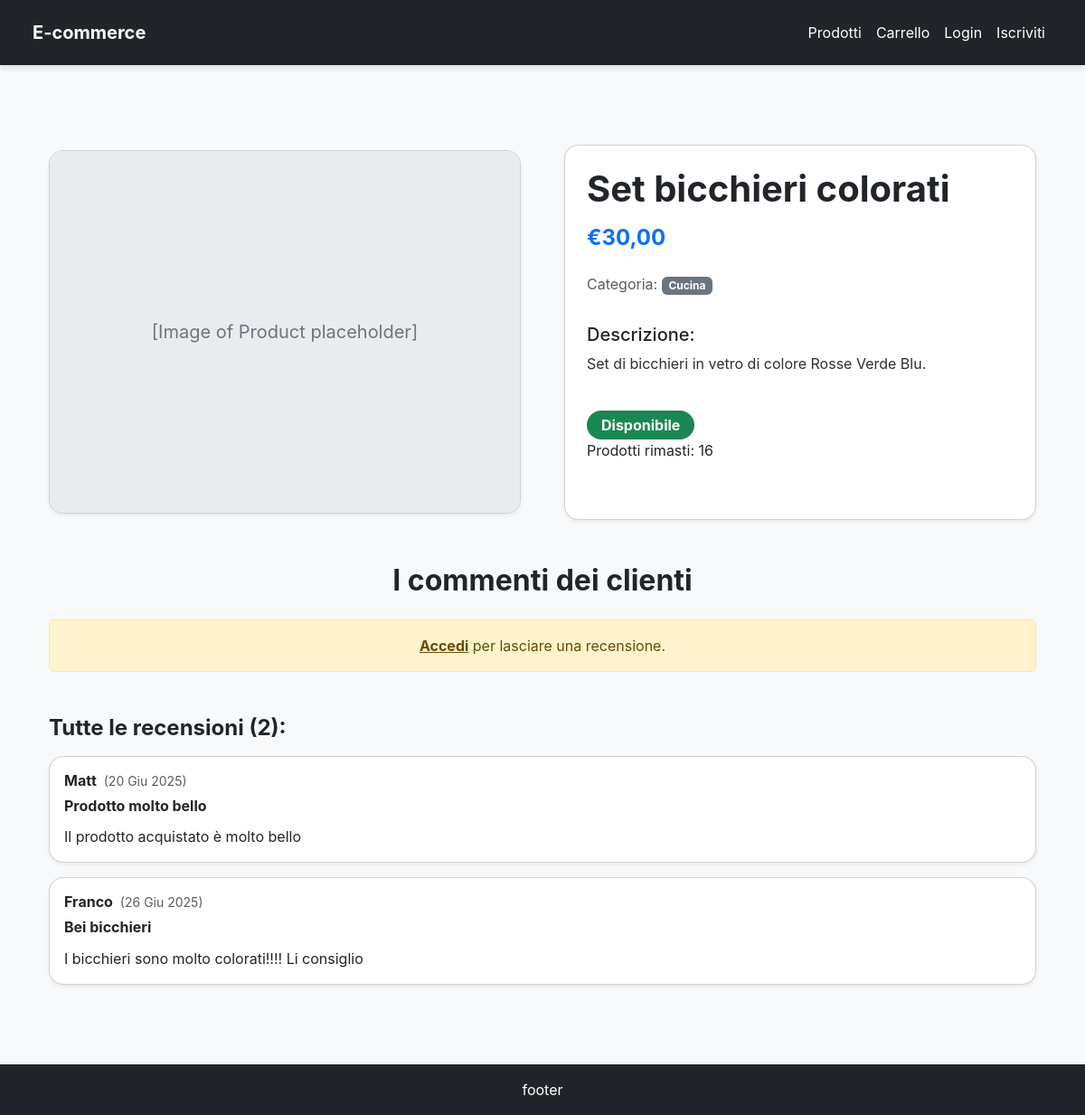
Page /products/set-bicchieri-colorati/ on the earlier database version.
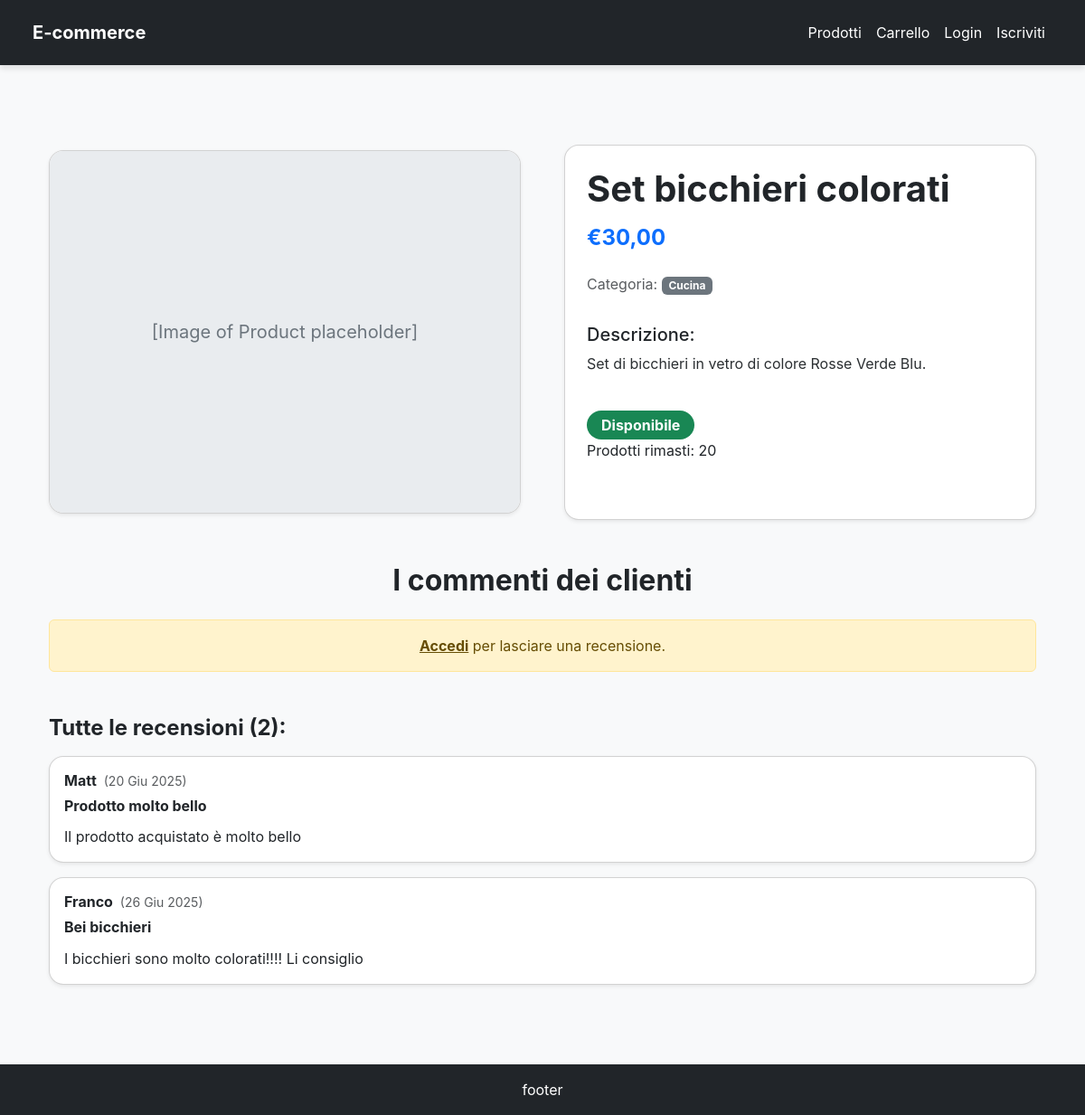
Same page on the later database version.
### products/models.py (models this page shows, shortened)
class Product(models.Model):
    name = models.CharField(max_length=200, verbose_name="Nome Prodotto")
    slug = AutoSlugField(populate_from='name', unique=True, always_update=True)
    category = models.ForeignKey(
        Category,
        on_delete=models.SET_NULL,
        null=True,
        blank=True,
        related_name='products',
        verbose_name="Categoria"
    )
    description = models.TextField(verbose_name="Descrizione prodotto")
    price = models.DecimalField(
        max_digits=10,
        decimal_places=2,
        verbose_name="Prezzo in €"
    )
    stock = models.IntegerField(
        default=0,
        verbose_name="Quantità Disponibile",
        help_text="Quantità di prodotti disponibili in magazzino."
    )
    created_at = models.DateTimeField(auto_now_add=True, verbose_name="Data Creazione")
    updated_at = models.DateTimeField(auto_now=True, verbose_name="Ultimo Aggiornamento")
    class Meta:
        ordering = ('name',)
        verbose_name = "Prodotto"
        verbose_name_plural = "Prodotti"

class Category(models.Model):
    name = models.CharField(max_length=100, unique=True, verbose_name="Nome Categoria")
    slug = AutoSlugField(populate_from='name', unique=True, always_update=True)
    class Meta:
        ordering = ('name',)
        verbose_name_plural = "Categorie"

### products/views.py (the view, shortened to what this page needs)
# urls.py: path("<slug:slug>/", ProductDetails.as_view(), name="product_details"),
class ProductDetails(DetailView):
    model = Product
    template_name = "product_details.html"
    context_object_name = 'product'
    slug_field = 'slug'
    slug_url_kwarg = 'slug'
    def get_context_data(self, **kwargs):
        context = super().get_context_data(**kwargs)
        product = self.get_object()
        context['reviews'] = Review.objects.filter(product=product)
        context['review_form'] = None
        context['has_purchased'] = False
        context['user_review'] = None
        return context

### templates/product_details.html (shortened to what the changed rows need)
{% extends 'base.html' %}
{% load crispy_forms_tags %}
{% block content %}
<div class="container my-5">
    <div class="row gx-5 align-items-center">
        <div class="col-md-6">
            <div class="card shadow-sm rounded-card p-4">
                <h1 class="fw-bold text-dark mb-3">{{ product.name }}</h1>
                <h4 class="text-primary fw-bold mb-4">€{{ product.price|floatformat:2 }}</h4>
                <p class="text-muted mb-2">Categoria: <span class="badge bg-secondary">{{ product.category.name }}</span></p>
                <h5 class="mt-4 mb-2 text-dark">Descrizione:</h5>
                <p class="text-secondary-emphasis">{{ product.description }}</p>
                <div class="mt-4 mb-4">
                    {% if product.stock > 0 %}
                        <span class="badge bg-success fs-6 py-2 px-3 rounded-pill">Disponibile</span>
                        <p>Prodotti rimasti: {{ product.stock }}</p>
                    {% else %}
                        <span class="badge bg-danger fs-6 py-2 px-3 rounded-pill">Non disponibile</span>
                    {% endif %}
                </div>
            </div>
        </div>
    </div>
    <div class="row mt-5">
        <div class="col-12">
            <h2 class="fw-bold text-dark mb-4 text-center">I commenti dei clienti</h2>
        </div>
    </div>
</div>
{% endblock content %}

Differences in the rows shown:
changed Product "Set bicchieri colorati": stock "16" → "20"
